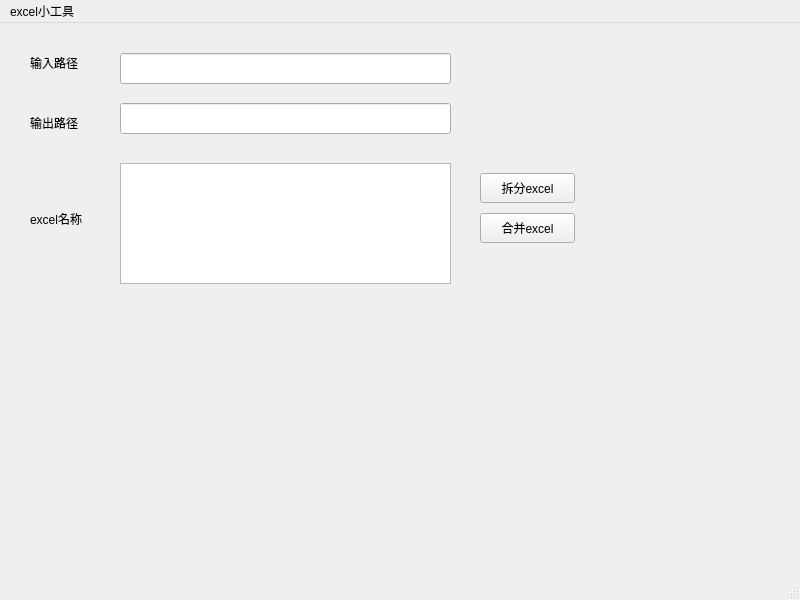
<?xml version="1.0" encoding="UTF-8"?>
<ui version="4.0">
 <class>MainWindow</class>
 <widget class="QMainWindow" name="MainWindow">
  <property name="geometry">
   <rect>
    <x>0</x>
    <y>0</y>
    <width>800</width>
    <height>600</height>
   </rect>
  </property>
  <property name="windowTitle">
   <string>MainWindow</string>
  </property>
  <widget class="QWidget" name="centralwidget">

   <widget class="QLabel" name="label">
    <property name="geometry">
     <rect>
      <x>30</x>
      <y>30</y>
      <width>70</width>
      <height>20</height>
     </rect>
    </property>
    <property name="text">
     <string>输入路径</string>
    </property>
   </widget>

   <widget class="QLineEdit" name="input_line">
    <property name="geometry">
     <rect>
      <x>120</x>
      <y>30</y>
      <width>331</width>
      <height>31</height>
     </rect>
    </property>
   </widget>

   <widget class="QLabel" name="label_2">
    <property name="geometry">
     <rect>
      <x>30</x>
      <y>90</y>
      <width>70</width>
      <height>20</height>
     </rect>
    </property>
    <property name="text">
     <string>输出路径</string>
    </property>
   </widget>

   <widget class="QLineEdit" name="output_line">
    <property name="geometry">
     <rect>
      <x>120</x>
      <y>80</y>
      <width>331</width>
      <height>31</height>
     </rect>
    </property>
   </widget>

   <widget class="QPlainTextEdit" name="main_text">
    <property name="geometry">
     <rect>
      <x>120</x>
      <y>140</y>
      <width>331</width>
      <height>121</height>
     </rect>
    </property>
   </widget>


   <widget class="QLabel" name="label_3">
    <property name="geometry">
     <rect>
      <x>30</x>
      <y>180</y>
      <width>90</width>
      <height>31</height>
     </rect>
    </property>
    <property name="text">
     <string>excel名称</string>
    </property>
   </widget>


   <widget class="QPushButton" name="excel2xls_button">
    <property name="geometry">
     <rect>
      <x>480</x>
      <y>150</y>
      <width>95</width>
      <height>30</height>
     </rect>
    </property>
    <property name="text">
     <string>拆分excel</string>
    </property>
   </widget>


   <widget class="QPushButton" name="xls2excel_button">
    <property name="geometry">
     <rect>
      <x>480</x>
      <y>190</y>
      <width>95</width>
      <height>30</height>
     </rect>
    </property>
    <property name="text">
     <string>合并excel</string>
    </property>
   </widget>
  </widget>
  <widget class="QMenuBar" name="menubar">
   <property name="geometry">
    <rect>
     <x>0</x>
     <y>0</y>
     <width>800</width>
     <height>22</height>
    </rect>
   </property>

   <widget class="QMenu" name="menuexcel">
    <property name="title">
     <string>excel小工具</string>
    </property>
   </widget>
   <addaction name="menuexcel"/>
  </widget>
  <widget class="QStatusBar" name="statusbar"/>
 </widget>
 <resources/>
 <connections/>
</ui>
